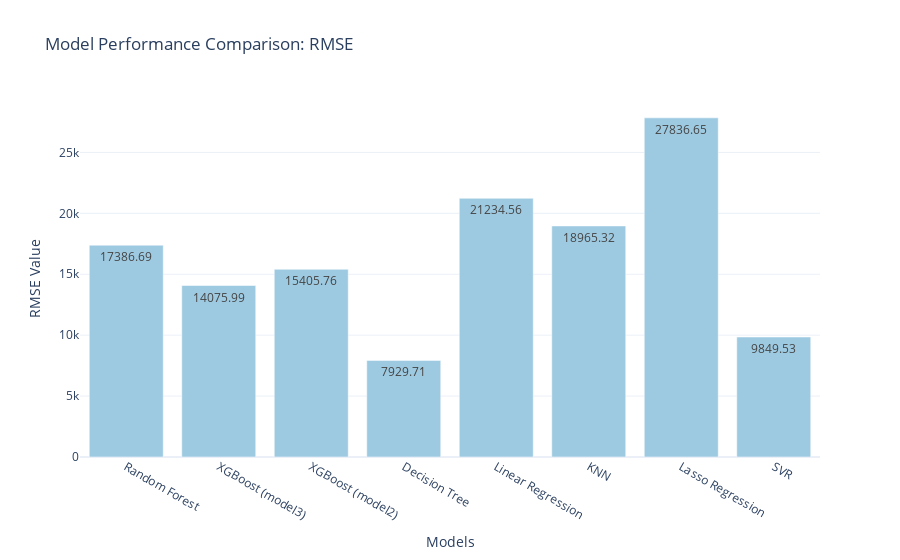

Notebook code for this chart:
### Code cell
# Create RMSE comparison plot
fig = go.Figure()

fig.add_trace(go.Bar(
    x=metrics_df.index,
    y=metrics_df['RMSE'],
    marker_color='rgb(158,202,225)',
    text=metrics_df['RMSE'].round(2),
    textposition='auto',
))

fig.update_layout(
    title='Model Performance Comparison: RMSE',
    xaxis_title='Models',
    yaxis_title='RMSE Value',
    template='plotly_white'
)

fig.show()

### Figure 1 — Plotly figure (JSON) as saved in the notebook; plotly's stock layout.template omitted (floating-point values rounded to 4 significant figures)
{"data": [{"marker": {"color": "rgb(158,202,225)"}, "text": [17390.0, 14080.0, 15410.0, 7930.0, 21230.0, 18970.0, 27840.0, 9850.0], "textposition": "auto", "type": "bar", "x": ["Random Forest", "XGBoost (model3)", "XGBoost (model2)", "Decision Tree", "Linear Regression", "KNN", "Lasso Regression", "SVR"], "y": [17390.0, 14080.0, 15410.0, 7930.0, 21230.0, 18970.0, 27840.0, 9850.0]}], "layout": {"title": {"text": "Model Performance Comparison: RMSE"}, "xaxis": {"title": {"text": "Models"}}, "yaxis": {"title": {"text": "RMSE Value"}}}}
